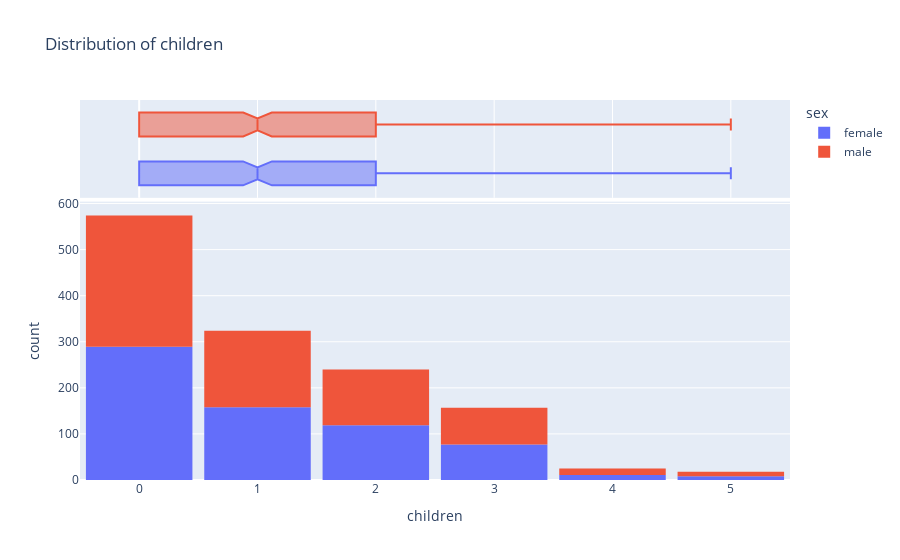

The code cell stored with this chart in its notebook:
### Code cell
fig = px.histogram(
    medical_df,
    x='children',
    title='Distribution of children',
    marginal='box',
    color='sex',
)
fig.update_layout(bargap = 0.1)
fig.show()

### Figure 1 — Plotly figure (JSON) as saved in the notebook; plotly's stock layout.template omitted (floating-point values rounded to 4 significant figures; data arrays with more than 128 entries replaced by an {"elided": "..."} marker saying what was removed)
{"data": [{"alignmentgroup": "True", "bingroup": "x", "hovertemplate": "sex=female<br>children=%{x}<br>count=%{y}<extra></extra>", "legendgroup": "female", "marker": {"color": "#636efa", "pattern": {"shape": ""}}, "name": "female", "offsetgroup": "female", "orientation": "v", "showlegend": true, "type": "histogram", "x": {"elided": "662 int values"}, "xaxis": "x", "yaxis": "y"}, {"alignmentgroup": "True", "hovertemplate": "sex=female<br>children=%{x}<extra></extra>", "legendgroup": "female", "marker": {"color": "#636efa"}, "name": "female", "notched": true, "offsetgroup": "female", "showlegend": false, "type": "box", "x": {"elided": "662 int values"}, "xaxis": "x2", "yaxis": "y2"}, {"alignmentgroup": "True", "bingroup": "x", "hovertemplate": "sex=male<br>children=%{x}<br>count=%{y}<extra></extra>", "legendgroup": "male", "marker": {"color": "#EF553B", "pattern": {"shape": ""}}, "name": "male", "offsetgroup": "male", "orientation": "v", "showlegend": true, "type": "histogram", "x": {"elided": "676 int values"}, "xaxis": "x", "yaxis": "y"}, {"alignmentgroup": "True", "hovertemplate": "sex=male<br>children=%{x}<extra></extra>", "legendgroup": "male", "marker": {"color": "#EF553B"}, "name": "male", "notched": true, "offsetgroup": "male", "showlegend": false, "type": "box", "x": {"elided": "676 int values"}, "xaxis": "x2", "yaxis": "y2"}], "layout": {"bargap": 0.1, "barmode": "relative", "legend": {"title": {"text": "sex"}, "tracegroupgap": 0}, "title": {"text": "Distribution of children"}, "xaxis": {"anchor": "y", "domain": [0, 1], "title": {"text": "children"}}, "xaxis2": {"anchor": "y2", "domain": [0, 1], "matches": "x", "showgrid": true, "showticklabels": false}, "yaxis": {"anchor": "x", "domain": [0, 0.7326], "title": {"text": "count"}}, "yaxis2": {"anchor": "x2", "domain": [0.7426, 1], "matches": "y2", "showgrid": false, "showline": false, "showticklabels": false, "ticks": ""}}}
